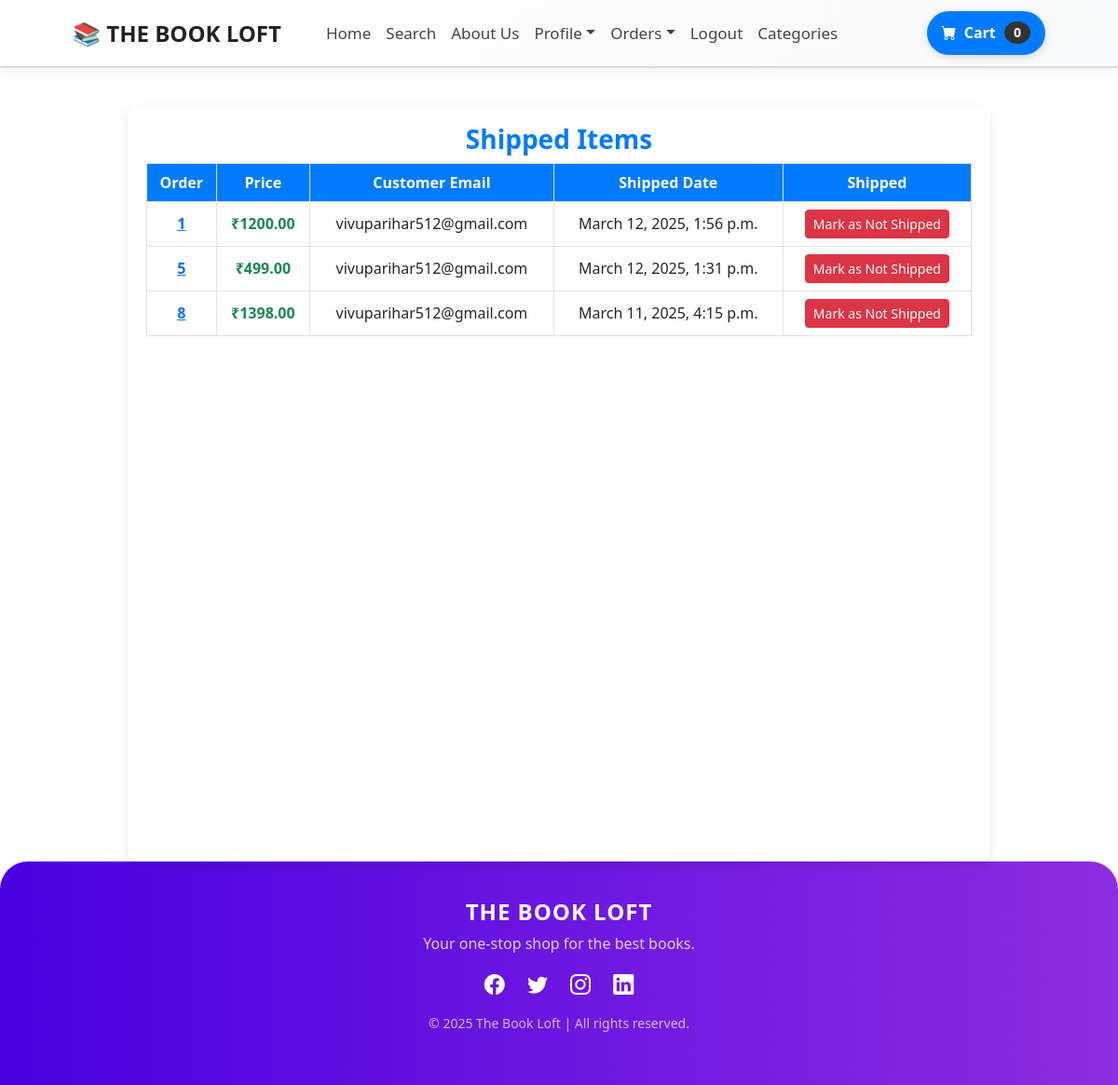
The page /payment/shipped_dash (signed in) on the database its author committed.
### payment/models.py (models this page shows, shortened)
class Order(models.Model):
    user = models.ForeignKey(User, on_delete=models.CASCADE, null=True, blank=True)
    full_name = models.CharField(max_length=250)
    email = models.EmailField(max_length=250)
    shipping_address = models.TextField(max_length=1500)
    amount_paid = models.DecimalField(max_digits=10, decimal_places=2)
    date_ordered = models.DateTimeField(auto_now_add=True)
    shipped = models.BooleanField(default=False)
    date_shipped = models.DateTimeField(blank=True, null=True)

### payment/views.py (the view, shortened to what this page needs)
# urls.py: path('shipped_dash', views.shipped_dash, name='shipped_dash'),
def shipped_dash(request):
    if request.user.is_authenticated and request.user.is_superuser:
         orders = Order.objects.filter(shipped=True)
         return render( request,  "payment/shipped_dash.html", {"orders":orders})
    else:
        messages.success(request, "Access denied..!")
        return redirect ('home')

### cart/cart.py (called while the page is built)
    def __len__(self):
        return len(self.cart)

### cart/context_processors.py (called while the page is built)
def cart(request):
    return {'cart': Cart(request)}

### payment/templates/payment/shipped_dash.html (shortened to what this page needs)
{% extends 'base.html' %}
{% block content %}
<div class="container about-container">
    <div class="row justify-content-center">
        <div class="col-lg-10">
            <div class="table-container">
                <h3> Shipped Items</h3>
                <table class="table table-hover table-bordered">
                    <thead>
                        <tr>
                            <th scope="col">Order</th>
                            <th scope="col">Price</th>
                            <th scope="col">Customer Email</th>
                            <th scope="col">Shipped Date</th>
                            <th scope="col">Shipped</th>
                        </tr>
                    </thead>
                    <tbody>
                        {% for item in orders %}
                        <tr>
                            <td><a href="{% url 'orders' item.id %}"><strong>{{ item.id }}</strong></a></td>
                            <td><span class="fw-bold text-success">₹{{ item.amount_paid }}</span></td>
                            <td>{{ item.email }}</td>
                            <td>{{ item.date_shipped }}</td>
                            <td>
                                <form method="POST">
                                    <button type="submit" class="btn btn-danger btn-sm">Mark as Not Shipped</button>
                                </form>
                            </td>
                        </tr>
                        {% endfor %}
                    </tbody>
                </table>
                <br/><br/><br/><br/><br/><br/><br/><br/><br/><br/><br/><br/><br/><br/><br/><br/><br/><br/><br/><br/><br/><br/>
            </div>
        </div>
    </div>
</div>
{% endblock %}

### payment/templates/payment/shipped_dash.html (style rules this page uses)
.about-container { margin-top: 40px; }
.table-container { background: white; padding: 20px; border-radius: 10px; box-shadow: 0px 4px 10px rgba(0, 0, 0, 0.1); }
.table thead { background-color: #007bff !important; color: white; }
.table th, .table td { text-align: center; vertical-align: middle; }
h3 { font-weight: 600; color: #007bff; text-align: center; }

### rows shown on the page
Order: id "1", amount_paid "1200.00", email "vivuparihar512@gmail.com", date_shipped "March 12, 2025, 1:56 p.m."
Order: id "5", amount_paid "499.00", email "vivuparihar512@gmail.com", date_shipped "March 12, 2025, 1:31 p.m."
Order: id "8", amount_paid "1398.00", email "vivuparihar512@gmail.com", date_shipped "March 11, 2025, 4:15 p.m."

### other values the page prints
{{ cart|length }} "0"
